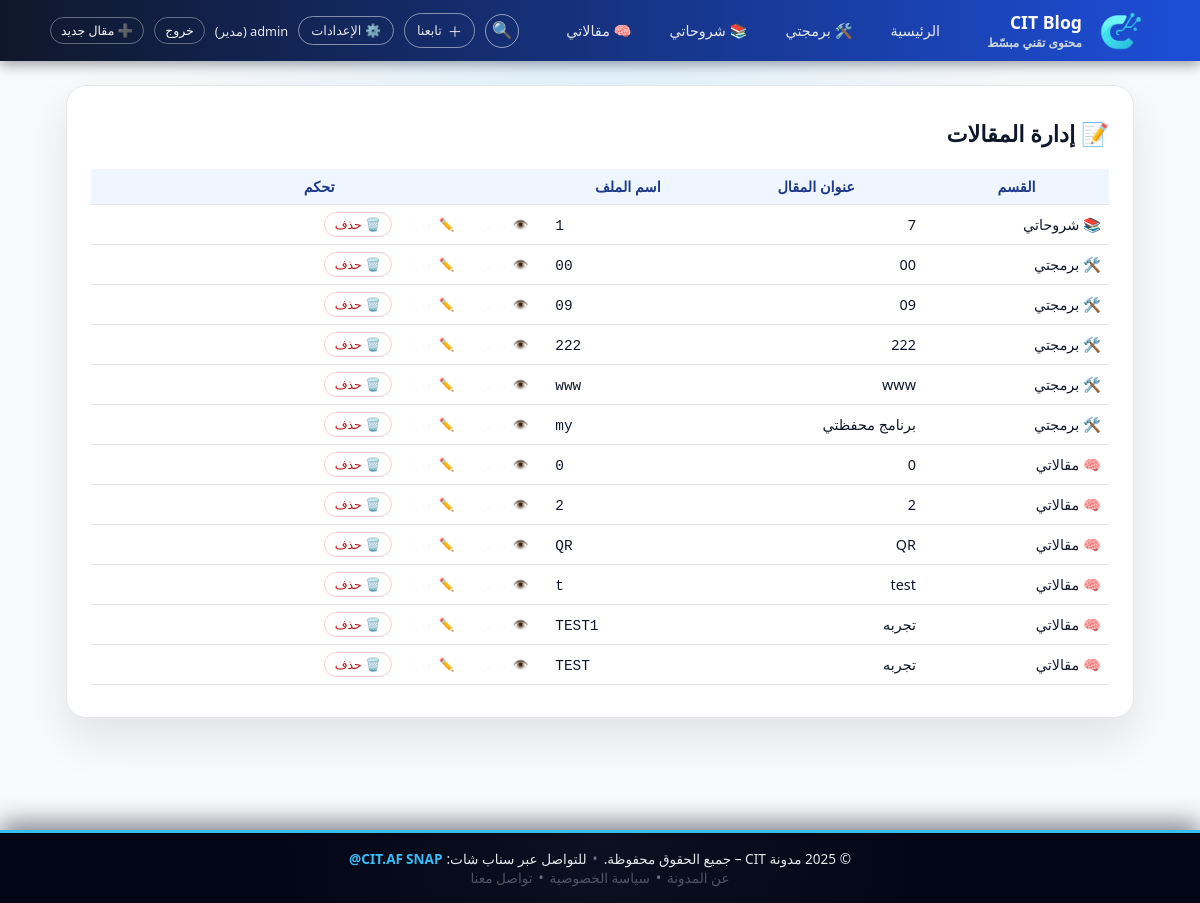
The app's page /admin/posts (signed in) with its own data.
### tables this page shows
CREATE TABLE categories (
            id INTEGER PRIMARY KEY AUTOINCREMENT,
            name TEXT NOT NULL,
            slug TEXT UNIQUE NOT NULL,
            folder TEXT UNIQUE NOT NULL,
            is_active INTEGER DEFAULT 1,
            sort_order INTEGER DEFAULT 0,
            created_at TEXT
        );

### app.py (the view)
@app.route("/admin/posts")
@login_required
def admin_posts():
    if session.get("role") != "admin":
        return "🚫 غير مصرح", 403
    posts = list_all_posts_with_category()
    return render_template("admin_posts.html", posts=posts)

### app.py (called while the page is built)
def get_categories():
    conn = sqlite3.connect(DB_PATH)
    conn.row_factory = sqlite3.Row
    c = conn.cursor()
    c.execute("""
        SELECT id, name, slug, folder, is_active, sort_order
        FROM categories
        WHERE is_active = 1
        ORDER BY sort_order ASC, id ASC
    """)
    rows = [dict(r) for r in c.fetchall()]
    conn.close()
    return rows

def get_pending_count():
    try:
        conn = sqlite3.connect(DB_PATH)
        c = conn.cursor()
        c.execute("SELECT COUNT(*) FROM users WHERE status = 'pending'")
        (count,) = c.fetchone()
        conn.close()
        return count or 0
    except Exception:
        return 0

@app.context_processor
def inject_globals():
    is_admin = (session.get("logged_in") and session.get("role") == "admin")
    try:
        categories = get_categories()
    except Exception:
        categories = []
    return {
        "is_admin": is_admin,
        "pending_count": get_pending_count() if is_admin else 0,
        "categories": categories,
    }

def login_required(f):
    @wraps(f)
    def decorated(*args, **kwargs):
        if not session.get("logged_in"):
            return redirect(url_for("auth_page"))
        return f(*args, **kwargs)
    return decorated

### templates/admin_posts.html (shortened to what this page needs)
{% extends "base.html" %}
{% block content %}
<section class="sections-preview">
  <h2>📝 إدارة المقالات</h2>
  {% if posts and posts|length > 0 %}
    <div style="overflow-x:auto; margin-top:20px;">
      <table style="width:100%; border-collapse:collapse; font-size:0.9rem;">
        <thead>
          <tr style="background:#eff6ff; color:#1e3a8a;">
            <th style="padding:8px; border-bottom:1px solid #e5e7eb;">القسم</th>
            <th style="padding:8px; border-bottom:1px solid #e5e7eb;">عنوان المقال</th>
            <th style="padding:8px; border-bottom:1px solid #e5e7eb;">اسم الملف</th>
            <th style="padding:8px; border-bottom:1px solid #e5e7eb;">تحكم</th>
          </tr>
        </thead>
        <tbody>
          {% for p in posts %}
            <tr style="border-bottom:1px solid #e5e7eb;">
              <td style="padding:6px 8px;">{{ p.category_name }}</td>
              <td style="padding:6px 8px;">{{ p.title }}</td>
              <td style="padding:6px 8px;" dir="ltr"><code>{{ p.filename }}</code></td>
              <td style="padding:6px 8px; white-space:nowrap;">
                <a href="{{ url_for('view_post', category=p.category_folder, filename=p.filename) }}"
                   class="btn-link btn-small">
                  👁️ عرض
                </a>
                <a href="{{ url_for('edit_post', category=p.category_folder, filename=p.filename) }}"
                   class="btn-link btn-small">
                  ✏️ تعديل
                </a>
                <form action="{{ url_for('delete_post', category=p.category_folder, filename=p.filename) }}"
                      method="post"
                      style="display:inline;"
                      onsubmit="return confirm('هل أنت متأكد من حذف هذا المقال؟ لا يمكن التراجع.');">
                  <button type="submit" class="btn-link btn-small danger">
                    🗑️ حذف
                  </button>
                </form>
              </td>
            </tr>
          {% endfor %}
        </tbody>
      </table>
    </div>
  {% else %}
    <p style="margin-top:15px; color:#6b7280;">لا توجد مقالات حاليًا.</p>
  {% endif %}
</section>
{% endblock %}

### templates/base.html (shortened to what this page needs)
<!DOCTYPE html>
<html lang="ar" dir="rtl">
<head>
  <link rel="stylesheet" href="{{ url_for('static', filename='styles.css') }}">
</head>
<body>
<header class="site-header">
  <div class="container header-bar">
    <div class="header-right">
      <a href="{{ url_for('index') }}" class="logo-link">
        <img src="{{ url_for('static', filename='assets/logo/logo.png') }}"
             class="logo-img" alt="CIT Logo">
        <div class="logo-text-block">
          <span class="logo-text-main">CIT Blog</span>
          <span class="logo-text-sub">محتوى تقني مبسّط</span>
        </div>
      </a>
    </div>
    <nav class="main-nav">
      <a href="{{ url_for('index') }}"
         class="nav-link {% if request.path == url_for('index') %}is-active{% endif %}">
        الرئيسية
      </a>
      {% if categories %}
        {% for cat in categories %}
          <a href="/{{ cat.slug }}"
             class="nav-link {% if request.path == '/' + cat.slug %}is-active{% endif %}">
            {{ cat.name }}
          </a>
        {% endfor %}
      {% endif %}
    </nav>
    <div class="header-actions">
      <button type="button"
              class="icon-btn search-toggle"
              id="searchToggle"
              aria-label="بحث في المدونة">
        🔍
      </button>
      <div class="follow-menu">
        <button type="button" class="follow-btn">
          <span class="follow-plus">＋</span>
          <span>تابعنا</span>
        </button>
      </div>
      {% if session.get('logged_in') and session.get('role') == 'admin' %}
        <div class="follow-menu settings-menu">
          <button type="button" class="follow-btn">
            ⚙️ الإعدادات
          </button>
        </div>
      {% endif %}
      {% if session.get('logged_in') %}
        <span class="user-name">
          {{ session.get('username') }}
          {% if session.get('role') == 'admin' %}(مدير){% endif %}
        </span>
        <a href="{{ url_for('logout') }}" class="btn-link btn-small">خروج</a>
        {% if session.get('role') == 'admin' %}
          <a href="{{ url_for('form') }}" class="btn-link btn-small">
            ➕ مقال جديد
          </a>
        {% endif %}
      {% else %}
        <a href="{{ url_for('auth_page') }}" class="btn-link btn-small">
          دخول / تسجيل
        </a>
      {% endif %}
    </div>
  </div>
</header>
  <main class="container">
    {% block content %}{% endblock %}
  </main>
  <footer class="site-footer">
    <div class="footer-inner">
      <span class="footer-copy">
        © {{ current_year|default(2025) }} مدونة CIT – جميع الحقوق محفوظة.
      </span>
      <span class="footer-separator">•</span>
      <span class="footer-contact">
        للتواصل عبر سناب شات:
        <a
          href="https://www.snapchat.com/add/cit.af?share_id=PI1obN8IQzeiXuLQkedVqw&locale=ar_SA@calendar=gregorian;numbers=latn"
          target="_blank"
          rel="noopener noreferrer"
          class="footer-snap-link"
        >
          SNAP <span class="footer-snap-user">@CIT.AF</span>
        </a>
      </span>
    </div>
    <div class="footer-inner footer-links-row">
      <a href="{{ url_for('about_page') }}" class="footer-link">
        عن المدونة
      </a>
      <span class="footer-separator">•</span>
      <a href="{{ url_for('privacy_page') }}" class="footer-link">
        سياسة الخصوصية
      </a>
      <span class="footer-separator">•</span>
      <a href="{{ url_for('contact_page') }}" class="footer-link">
        تواصل معنا
      </a>
    </div>
  </footer>
</body>
</html>

### records on screen
categories: name "🛠️ برمجتي", category_name "🛠️ برمجتي", title "00", filename "00", title "09", filename "09", title "222", filename "222", title "www", filename "www", title "برنامج محفظتي", filename "my"
categories: name "📚 شروحاتي", category_name "📚 شروحاتي", title "7", filename "1"
categories: name "🧠 مقالاتي", category_name "🧠 مقالاتي", title "0", filename "0", title "2", filename "2", title "QR", filename "QR", title "test", filename "t", title "تجربه", filename "TEST1", filename "TEST"

### other values on screen
{{ session.get('username') }} "admin"
